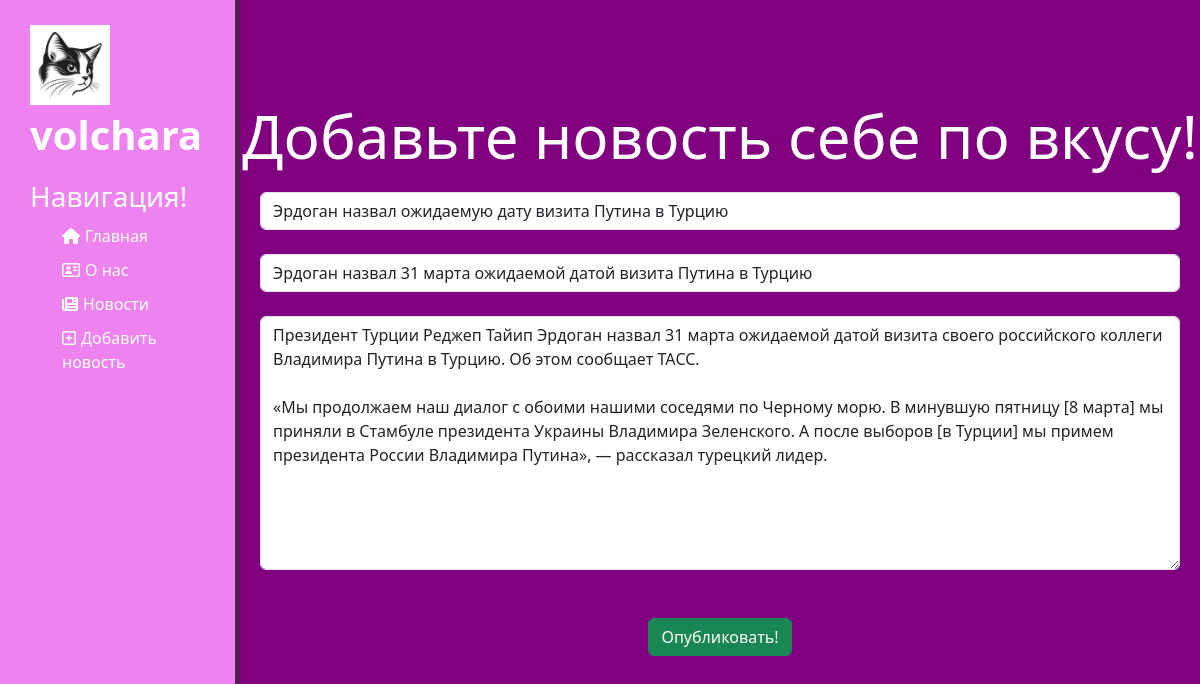
/news/24/update, run on the app's committed database.
### news/models.py (models this page shows, shortened)
class Articles(models.Model):
    title = models.CharField('Название', max_length=100)
    announce = models.CharField('Анонс', max_length=250)
    text = models.TextField('Содержание')
    date_time = models.DateTimeField('Дата публикации')
    class Meta:
        verbose_name = 'News'
        verbose_name_plural = 'News'

### news/views.py (the view)
# urls.py: path('<int:pk>/update', views.NewsUpdateView.as_view(), name='news_update'),
class NewsUpdateView(UpdateView):
    model = Articles
    template_name = 'news/create.html'
    form_class = ArticlesForm

### news/forms.py
class ArticlesForm(ModelForm):
    class Meta:
        model = Articles
        fields = ['title', 'announce', 'text', 'date_time']
        widgets = {
            'title': TextInput(attrs={
                'class': 'form-control',
                'placeholder': 'Название статьи'
            }),
            'announce': TextInput(attrs={
                'class': 'form-control',
                'placeholder': 'Анонс статьи'
            }),
            'text': Textarea(attrs={
                'class': 'form-control',
                'placeholder': 'Полный текст'
            }),
            'date_time': DateTimeInput(attrs={
                'hidden': 'True',
                'value': '2000-10-10 10:10:10'
            })
        }

### news/templates/news/create.html (shortened to what this page needs)
{% extends 'main/layout.html' %}
{% block body %}
    <div class="features">
        <h1>Добавьте новость себе по вкусу!</h1>
        <form method="post">
            {% for input in form %}
                {{ input }}<br>
            {% endfor %}
            <button type="submit" class="btn btn-success">Опубликовать!</button>
        </form>
    </div>
{% endblock %}

### main/static/main/css/main.css (style rules this page uses)
body { background-color: #800080; color: #fff; }
main .features { float: left; color: #fff; margin-top: 100px; text-align: center; width: 80%; }
main .features h1 { font-size: 60px; }
form { margin: 20px; }

### data on the page
Articles: form "Эрдоган назвал ожидаемую дату визита Путина в Турцию" "Эрдоган назвал 31 марта ожидаемой датой визита Путина в Турцию" "Президент Турции Реджеп Тайип Эрдоган назвал 31 марта ожидаемой датой визита своего российского коллеги Владимира Путина в Турцию. Об этом сообщает ТАСС. «Мы продолжаем наш диалог с обоими нашими соседями по Черному морю. В минувшую пятницу [8 марта] мы приняли в Стамбуле президента Украины Владимира Зеленского. А после выборов [в Турции] мы примем президента России Владимира Путина», — рассказал турецкий лидер."
